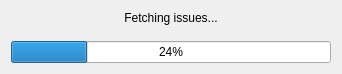
<?xml version="1.0" encoding="UTF-8"?>
<ui version="4.0">
 <class>ProgressDialog</class>
 <widget class="QDialog" name="ProgressDialog">
  <property name="windowModality">
   <enum>Qt::WindowModal</enum>
  </property>
  <property name="geometry">
   <rect>
    <x>0</x>
    <y>0</y>
    <width>350</width>
    <height>100</height>
   </rect>
  </property>
  <property name="minimumSize">
   <size>
    <width>350</width>
    <height>0</height>
   </size>
  </property>
  <property name="windowTitle">
   <string>Processing...</string>
  </property>
  <property name="modal">
   <bool>true</bool>
  </property>
  <layout class="QVBoxLayout" name="verticalLayout">
   <property name="sizeConstraint">
    <enum>QLayout::SetFixedSize</enum>
   </property>
   <item>
    <widget class="QLabel" name="label">
     <property name="text">
      <string>Fetching issues...</string>
     </property>
     <property name="alignment">
      <set>Qt::AlignCenter</set>
     </property>
    </widget>
   </item>
   <item>
    <spacer name="verticalSpacer">
     <property name="orientation">
      <enum>Qt::Vertical</enum>
     </property>
     <property name="sizeHint" stdset="0">
      <size>
       <width>20</width>
       <height>10</height>
      </size>
     </property>
    </spacer>
   </item>
   <item>
    <widget class="QProgressBar" name="progressBar">
     <property name="minimumSize">
      <size>
       <width>320</width>
       <height>0</height>
      </size>
     </property>
     <property name="value">
      <number>24</number>
     </property>
    </widget>
   </item>
  </layout>
 </widget>
 <resources/>
 <connections/>
</ui>
